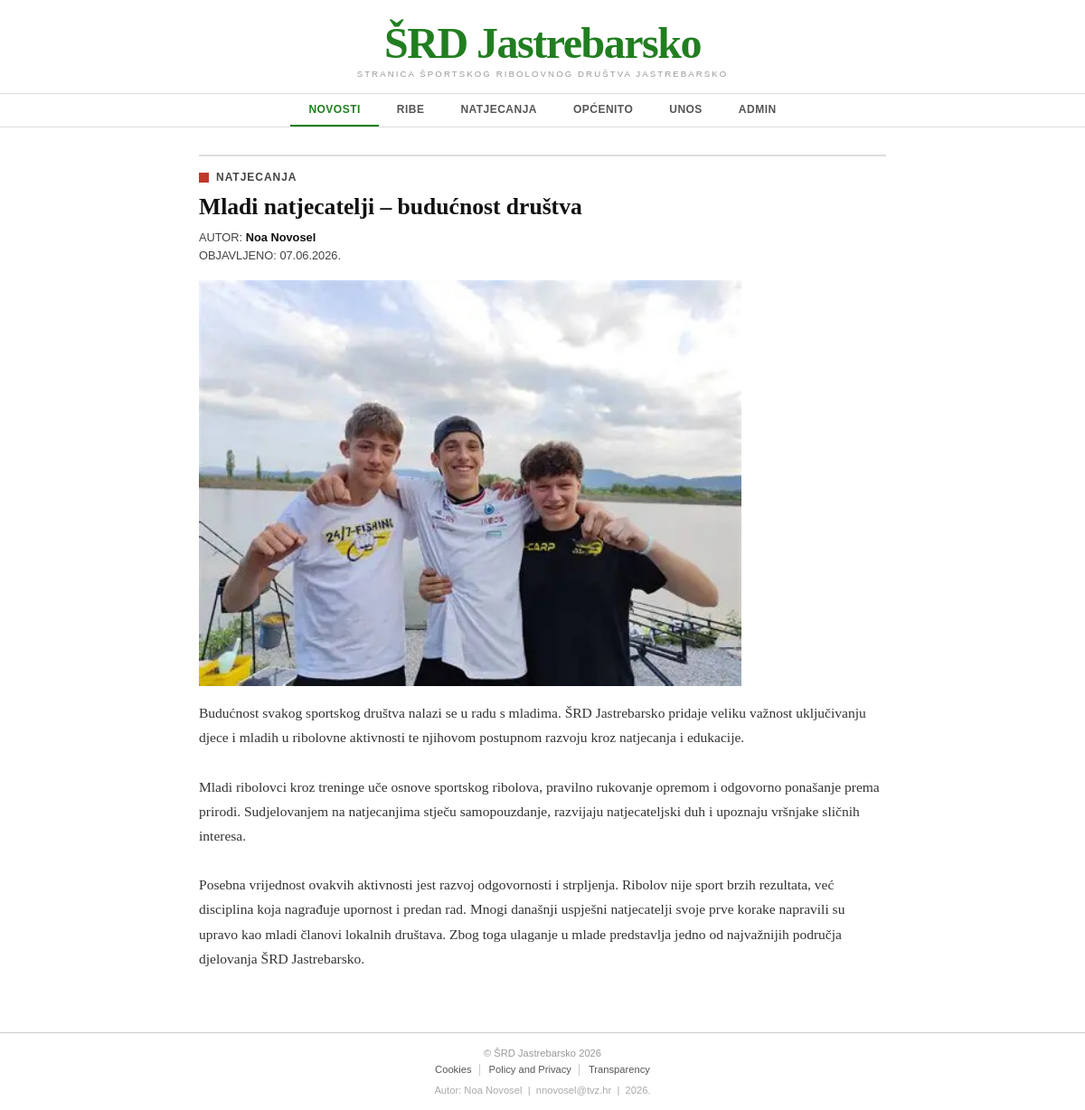
/clanak.php?id=14, run on the app's committed database.
### tables this page shows
CREATE TABLE `vijesti` (
  `id` int(11) NOT NULL,
  `datum` varchar(32) DEFAULT NULL,
  `naslov` varchar(64) DEFAULT NULL,
  `sazetak` text DEFAULT NULL,
  `tekst` text DEFAULT NULL,
  `slika` varchar(64) DEFAULT NULL,
  `kategorija` varchar(64) DEFAULT NULL,
  `arhiva` tinyint(1) DEFAULT 0
);

### clanak.php (the view, shortened to what this page needs)
<?php
include 'connect.php';
$id = isset($_GET['id']) ? (int)$_GET['id'] : 0;
$query  = "SELECT * FROM vijesti WHERE id=$id LIMIT 1";
$result = mysqli_query($dbc, $query) or die('Greška pri dohvatu: ' . mysqli_error($dbc));
$row    = mysqli_fetch_array($result);
?>
<!DOCTYPE html>
<html lang="es">
<head>
    <link rel="stylesheet" type="text/css" href="style.css">
</head>
<body>
    <header id="header">
        <div class="header-logo">
            <p class="site-name">ŠRD Jastrebarsko</p>
            <p class="site-tagline">STRANICA ŠPORTSKOG RIBOLOVNOG DRUŠTVA JASTREBARSKO</p>
        </div>
    </header>
    <nav id="nav">
        <div class="nav-inner">
            <ul class="nav-list">
                <li><a href="index.php" class="nav-link active">NOVOSTI</a></li>
                <li><a href="kategorija.php?kategorija=ribe" class="nav-link">RIBE</a></li>
                <li><a href="kategorija.php?kategorija=natjecanja" class="nav-link">NATJECANJA</a></li>
                <li><a href="kategorija.php?kategorija=opcenito" class="nav-link">OPĆENITO</a></li>
                <li><a href="unos.php" class="nav-link">UNOS</a></li>
                <li><a href="administrator.php" class="nav-link">ADMIN</a></li>
            </ul>
        </div>
    </nav>
    <main id="content">
        <div class="article-wrap">
            <aside class="article-category-label">
                <span class="category-square"></span>
                <span><?php echo strtoupper(htmlspecialchars($row['kategorija'])); ?></span>
            </aside>
            <article id="article-main">
                <h2 class="article-title">
                    <?php echo htmlspecialchars($row['naslov']); ?>
                </h2>
                <div class="article-meta">
                    <p>AUTOR: <strong>Noa Novosel</strong></p>
                    <p>OBJAVLJENO: <time><?php echo htmlspecialchars($row['datum']); ?></time></p>
                </div>
                <?php if (!empty($row['slika'])) : ?>
                <figure class="article-figure">
                    <img src="<?php echo UPLPATH . htmlspecialchars($row['slika']); ?>" alt="<?php echo htmlspecialchars($row['naslov']); ?>">
                </figure>
                <?php endif; ?>
                <section class="article-body">
                    <p><?php echo nl2br(htmlspecialchars($row['tekst'])); ?></p>
                </section>
            </article>
        </div>
    </main>
    <footer id="footer">
        <div class="footer-inner">
            <p class="footer-copy">
                &copy; ŠRD Jastrebarsko 2026
            </p>
            <nav class="footer-links">
                <a href="#">Cookies</a>
                <a href="#">Policy and Privacy</a>
                <a href="#">Transparency</a>
            </nav>
            <p class="footer-author">Autor: Noa Novosel &nbsp;|&nbsp; nnovosel@tvz.hr &nbsp;|&nbsp; 2026.</p>
        </div>
    </footer>
</body>
</html>

### style.css (style rules this page uses)
*, *::before, *::after { box-sizing: border-box; margin: 0; padding: 0; }
html { font-size: 16px; scroll-behavior: smooth; }
body { font-family: Georgia, 'Times New Roman', Times, serif; background-color: #ffffff; color: #222222; }
a { text-decoration: none; color: inherit; }
img { display: block; max-width: 100%; height: auto; }
ul { list-style: none; }
#header { text-align: center; padding: 24px 20px 16px; border-bottom: 1px solid #dddddd; }
.site-name { font-family: Georgia, 'Times New Roman', Times, serif; font-size: 3rem; font-weight: 700; color: #217e20; letter-spacing: -1.5px; line-height: 1; }
.site-tagline { font-family: Arial, Helvetica, sans-serif; font-size: 0.6rem; letter-spacing: 0.22em; color: #999999; margin-top: 4px; }
#nav { border-bottom: 1px solid #dddddd; }
.nav-inner { max-width: 1040px; margin: 0 auto; padding: 0 20px; }
.nav-list { display: flex; flex-direction: row; justify-content: center; gap: 0; }
.nav-link { display: block; padding: 10px 20px; font-family: Arial, Helvetica, sans-serif; font-size: 0.75rem; font-weight: 600; letter-spacing: 0.04em; color: #555555; text-transform: uppercase; border-bottom: 2px solid transparent; transition: color 0.15s, border-color 0.15s; }
.nav-link.active { color: #217e20; border-bottom-color: #217e20; }
#content { max-width: 1040px; margin: 0 auto; padding: 30px 20px 50px; }
.category-square { display: inline-block; width: 11px; height: 11px; background-color: #c0392b; flex-shrink: 0; }
#footer { border-top: 1px solid #cccccc; padding: 16px 20px; background-color: #ffffff; }
.footer-inner { max-width: 1040px; margin: 0 auto; display: flex; flex-direction: column; align-items: center; gap: 6px; }
.footer-copy { font-family: Arial, Helvetica, sans-serif; font-size: 0.7rem; color: #999999; text-align: center; }
.footer-links { display: flex; flex-wrap: wrap; justify-content: center; gap: 0 2px; }
.footer-links a { font-family: Arial, Helvetica, sans-serif; font-size: 0.7rem; color: #555555; padding: 0 8px; border-right: 1px solid #cccccc; line-height: 1.2; }
.footer-links a:last-child { border-right: none; }
.footer-author { font-family: Arial, Helvetica, sans-serif; font-size: 0.7rem; color: #aaaaaa; margin-top: 4px; }
.article-wrap { max-width: 780px; margin: 0 auto; padding: 0 10px; }
.article-category-label { display: flex; align-items: center; gap: 8px; font-family: Arial, Helvetica, sans-serif; font-size: 0.75rem; font-weight: 700; letter-spacing: 0.08em; color: #444444; text-transform: uppercase; margin-bottom: 10px; padding-top: 16px; border-top: 2px solid #dddddd; }
.article-title { font-family: Georgia, 'Times New Roman', Times, serif; font-size: 1.6rem; font-weight: 700; line-height: 1.25; color: #111111; margin-bottom: 8px; text-align: left; }
.article-meta { font-family: Arial, Helvetica, sans-serif; font-size: 0.8rem; color: #444444; margin-bottom: 16px; line-height: 1.6; }
.article-meta strong { color: #111111; }
.article-figure { margin: 0 0 16px 0; max-width: 600px; }
.article-figure img { width: 100%; height: auto; }
.article-body { font-family: Georgia, 'Times New Roman', Times, serif; font-size: 0.97rem; line-height: 1.75; color: #333333; }
.article-body p { margin-bottom: 18px; }

### data on the page
vijesti: kategorija "NATJECANJA", naslov "Mladi natjecatelji – budućnost društva", datum "07.06.2026.", slika (picture), tekst "Budućnost svakog sportskog društva nalazi se u radu s mladima. ŠRD Jastrebarsko pridaje veliku važnost uključivanju djece i mladih u ribolovne aktivnosti te njihovom postupnom razvoju kroz natjecanja i edukacije. Mladi ribolovci kroz treninge uče osnove sportskog ribolova, pravilno rukovanje opremom i odgovorno ponašanje prema prirodi. Sudjelovanjem na natjecanjima stječu samopouzdanje, razvijaju natjecateljski duh i upoznaju vršnjake sličnih interesa. Posebna vrijednost ovakvih aktivnosti jest razvoj odgovornosti i strpljenja. Ribolov nije sport brzih rezultata, već disciplina koja nagrađuje upornost i predan rad. Mnogi današnji uspješni natjecatelji svoje prve korake napravili su upravo…"
